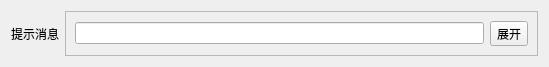
<?xml version="1.0" encoding="UTF-8"?>
<ui version="4.0">
 <class>StatusBarWin</class>
 <widget class="QWidget" name="StatusBarWin">
  <property name="geometry">
   <rect>
    <x>0</x>
    <y>0</y>
    <width>549</width>
    <height>60</height>
   </rect>
  </property>
  <property name="windowTitle">
   <string>Form</string>
  </property>
  <layout class="QHBoxLayout" name="horizontalLayout">
   <item>
    <widget class="QLabel" name="label">
     <property name="text">
      <string>提示消息</string>
     </property>
    </widget>
   </item>
   <item>
    <widget class="QFrame" name="frame">
     <property name="frameShape">
      <enum>QFrame::StyledPanel</enum>
     </property>
     <property name="frameShadow">
      <enum>QFrame::Raised</enum>
     </property>
     <layout class="QHBoxLayout" name="horizontalLayout_2">
      <item>
       <widget class="QLineEdit" name="lineEdit"/>
      </item>
      <item>
       <widget class="QToolButton" name="ExpandTBtn">
        <property name="text">
         <string>展开</string>
        </property>
       </widget>
      </item>
     </layout>
    </widget>
   </item>
  </layout>
 </widget>
 <resources/>
 <connections/>
</ui>
